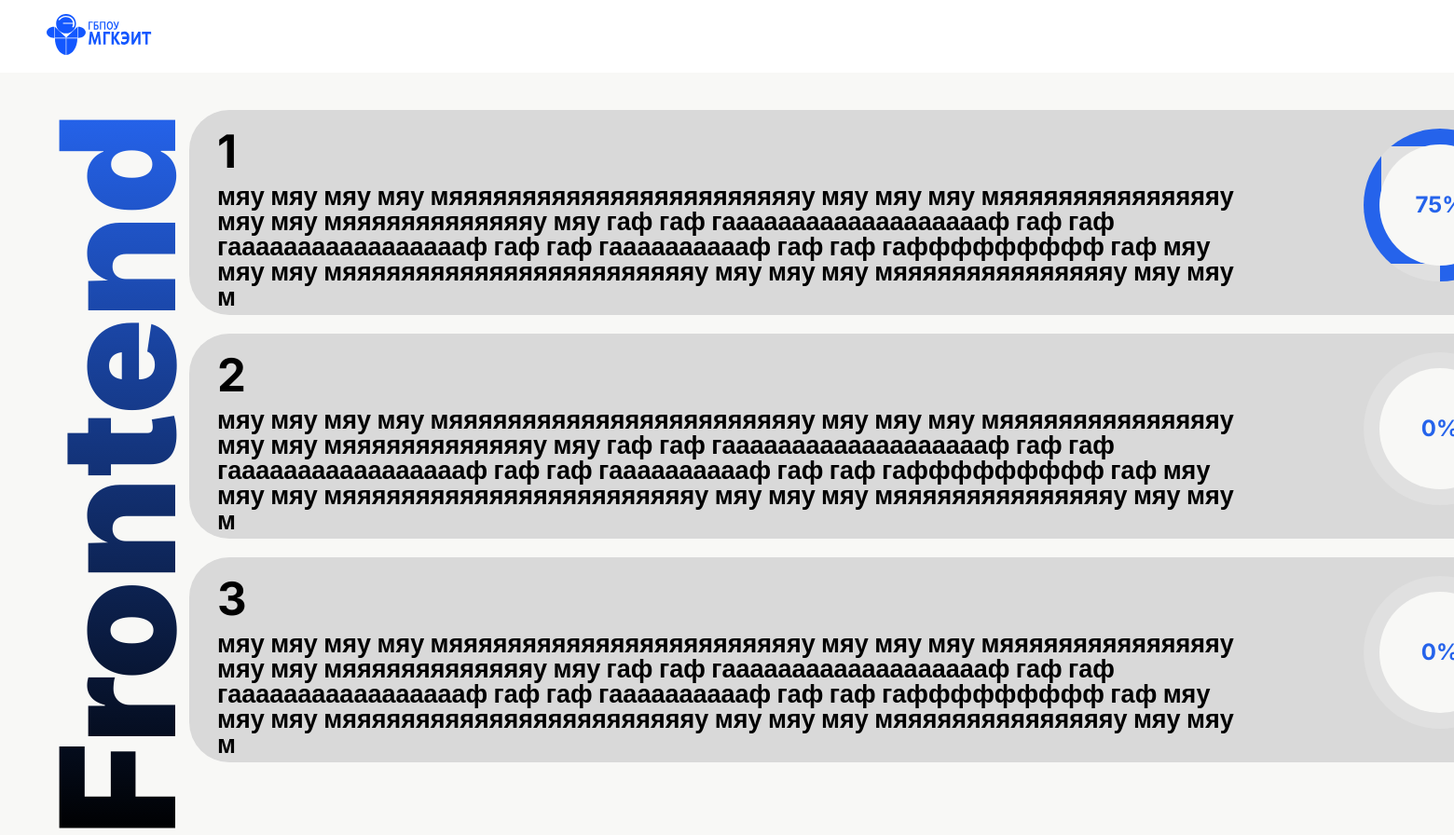
/sector/frontend/, run on an earlier commit of the app's database.
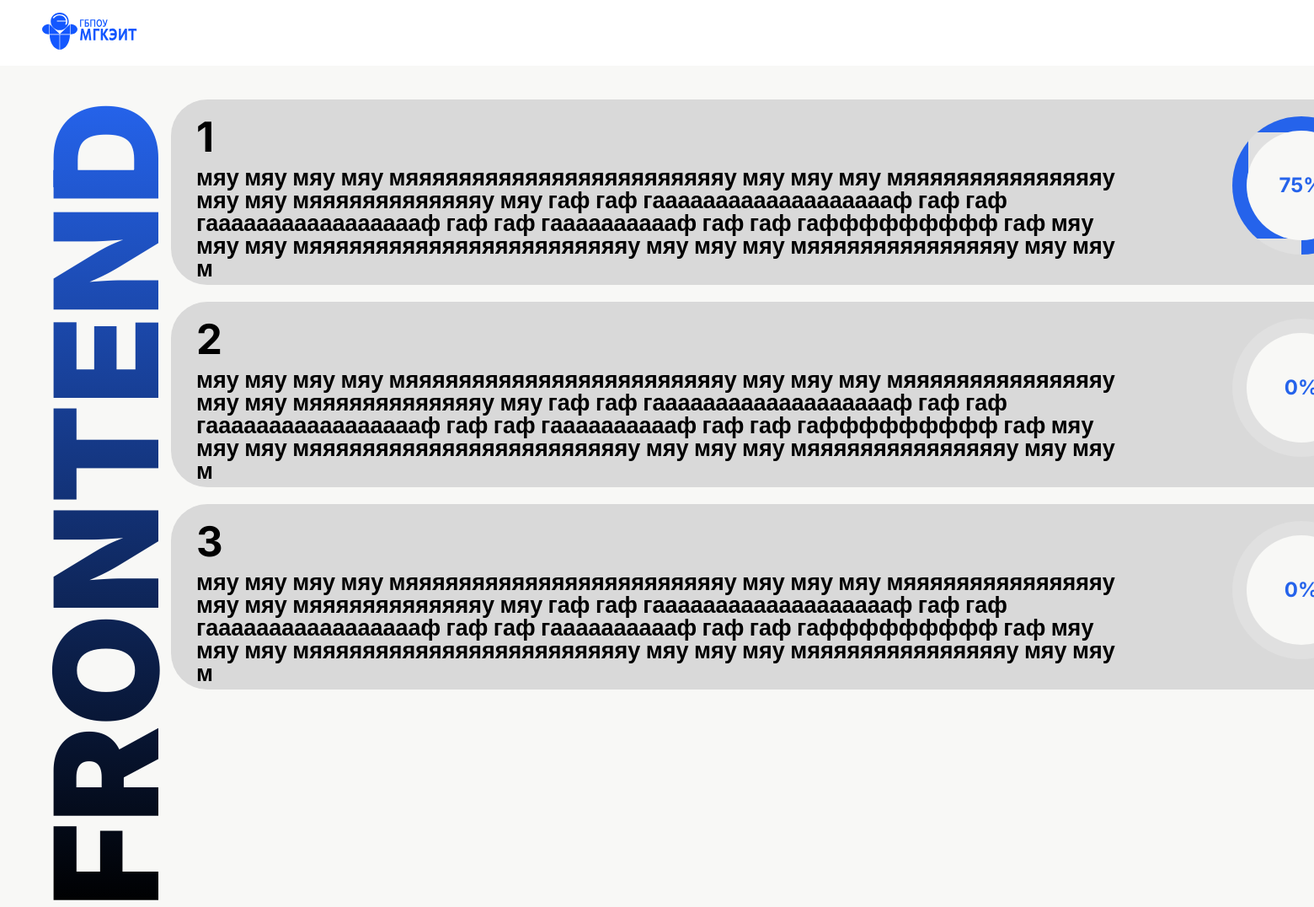
And on a later commit of the database.
### bazaznaniy/models.py (models this page shows, shortened)
class Sector(models.Model):
    name = models.CharField('Название', max_length=200)
    slug = models.SlugField('URL', unique=True, max_length=200, blank=True)
    order = models.IntegerField('Порядок отображения', default=0)
    is_active = models.BooleanField('Активна', default=True)
    created_at = models.DateTimeField('Дата создания', auto_now_add=True)
    class Meta:
        verbose_name = 'Отрасль'
        verbose_name_plural = 'Отрасли'
        ordering = ['order', 'name']

class Lang(models.Model):
    sector = models.ForeignKey(Sector, on_delete=models.CASCADE,
                             related_name='langs', verbose_name='Отрасль')
    number = models.IntegerField('Уровень',
                                choices=[(1, '1 уровень'), (2, '2 уровень'),
                                        (3, '3 уровень'), (4, '4 уровень')])
    description = models.TextField('Описание', blank=True)
    is_active = models.BooleanField('Активен', default=True)
    class Meta:
        verbose_name = 'Язык Программирования'
        verbose_name_plural = 'Языки Программирования'
        ordering = ['sector', 'number']
        unique_together = ['sector', 'number']

### bazaznaniy/views.py (the view)
# urls.py: path('sector/<slug:slug>/', views.sector_detail, name='sector_detail'),
def sector_detail(request, slug):
    sector = get_object_or_404(Sector, slug=slug)
    return render(request, 'bazaznaniy/sector_detail.html', {'sector': sector})

### bazaznaniy/templates/bazaznaniy/sector_detail.html (shortened to what this page needs)
{% extends 'bazaznaniy/layout.html' %}
{% load static %}
{% block content %}
<h1 class="contenttitleh1">{{ sector.name }}</h1>
    {% if sector.langs.all %}
    <div class="lang-buttons">
        {% for lang in sector.langs.all %}
        <a href="{% url 'lang_detail' sector_slug=sector.slug lang_number=lang.number %}" class="lang-button">
            <div class="lang-content">
                <div class="lang-text">
                    <span class="lang-number">{{ lang.number }}</span>
                    <p class="lang-description">мяу мяу мяу мяу мяяяяяяяяяяяяяяяяяяяяяяяяу мяу мяу мяу мяяяяяяяяяяяяяяяу мяу мяу мяяяяяяяяяяяяяу мяу гаф гаф гаааааааааааааааааааф гаф гаф гаааааааааааааааааф гаф гаф гааааааааааф гаф гаф гаффффффффф гаф мяу мяу мяу мяяяяяяяяяяяяяяяяяяяяяяяяу мяу мяу мяу мяяяяяяяяяяяяяяяу мяу мяу м</p>
                </div>
                <div class="circular-progress" data-progress="75">
                    <div class="progress-value">0%</div>
                </div>
            </div>
        </a>
        {% endfor %}
    </div>
    {% else %}
    <p>Пока нет языков программирования для этой отрасли.</p>
    {% endif %}
{% endblock %}

### bazaznaniy/templates/bazaznaniy/layout.html (shortened to what this page needs)
{% load static %}
<!DOCTYPE html>
<html lang="ru">
<head>
    <link rel="stylesheet" href="{% static 'bazaznaniy/css/style.css' %}">
</head>
<body>
    <header class="header">
        <a href="{% url 'home' %}"><img src="{% static 'bazaznaniy/img/logo_full.svg' %}" alt="logo"></a>
    </header>
    <main>
        {% block content %}
        {% endblock %}
    </main>
</body>
</html>

### bazaznaniy/static/bazaznaniy/css/style.css (style rules this page uses)
* { text-decoration: none; box-sizing: border-box; }
body { font-family: 'Inter', sans-serif; line-height: 1.2; background-color: #F8F8F6; margin: 0; padding: 0; font-size: 16px; }
.header { background-color: #fff; padding: 15px 50px; display: flex; align-items: center; max-height: 83px; width: 1920px; }
.contenttitleh1 { transform: rotate(-90deg) translateX(-100%); transform-origin: left top; font-size: 171px; background: linear-gradient(90deg, #000000, #2563EB); -webkit-background-clip: text; -webkit-text-fill-color: transparent; white-space: nowrap; position: absolute; left: 0; top: 0; font-weight: 900; line-height: 1; margin: 120px 0px 0px 40px; }
.lang-buttons { display: flex; flex-direction: column; gap: 20px; margin-top: 40px; justify-content: center; align-items: center; }
.lang-button { display: block; padding: 20px 30px; background-color: #D9D9D9; border-radius: 43px; width: 1454px; height: 220px; font-weight: 700; line-height: 1; text-decoration: none; transition: transform 0.3s; margin-left: 300px; }
.lang-content { display: flex; justify-content: space-between; height: 100%; gap: 20px; }
.lang-text { display: flex; flex-direction: column; flex: 1; }
.lang-number { font-size: 49px; font-weight: bold; color: #000; }
.lang-description { font-size: 27px; max-width: 1112px; margin: 5px 0 0 0; color: #000; margin-top: 10px }
.circular-progress { width: 126px; height: 126px; border-radius: 50%; background: conic-gradient(#2563EB 0deg, #e0e0e0 0deg), #2563EB; background-origin: border-box; border: 19px solid transparent; display: flex; align-items: center; justify-content: center; flex-shrink: 0; box-sizing: content-box; }
.circular-progress::before { content: ''; position: absolute; width: 130px; height: 130px; background: #F8F8F6; border-radius: 50%; }
.progress-value { position: relative; font-size: 24px; font-weight: bold; color: #2563EB; z-index: 1; }

What changed in the data, as far as the page shows it:
changed Sector: name "Frontend" → "FRONTEND"
